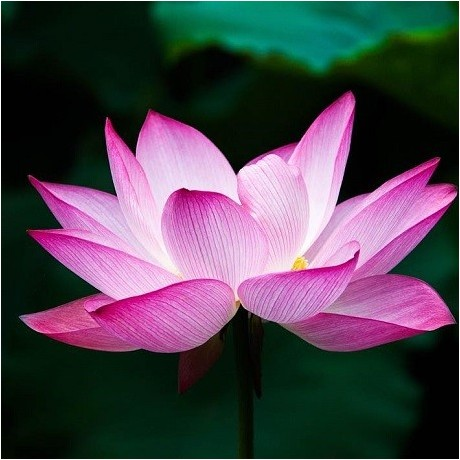
#> input picture Digital Image Processing/EXP 10 To implement Hough Transform/lotus.jpg, 460 x 460 px
$ jupyter execute 'Exp 10.ipynb'
#> lines starting #> are read from the running program, lines starting #| are printed output that depends on the picture
[cell 1]
import cv2
import matplotlib.pyplot as plt
import numpy as np

# Step 1: Read the image in grayscale
img = cv2.imread('lotus.jpg', 0)
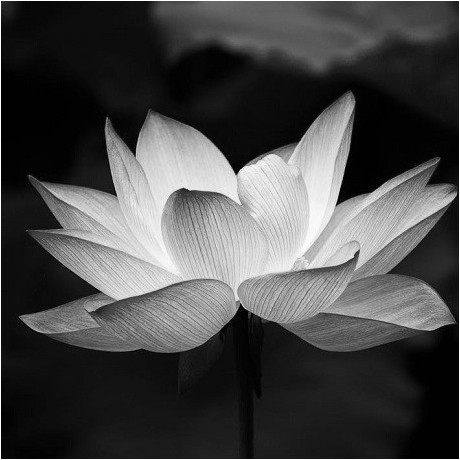
#> img: shape (460, 460); min 0, max 255, mean 72.4
cv2.imshow("Input image", img)
cv2.waitKey(0)

# Step 2: Apply Gaussian Blur to reduce noise
img = cv2.GaussianBlur(img, (3, 3), 0)

# Step 3: Perform Canny edge detection
canny1 = cv2.Canny(img, 50, 150)
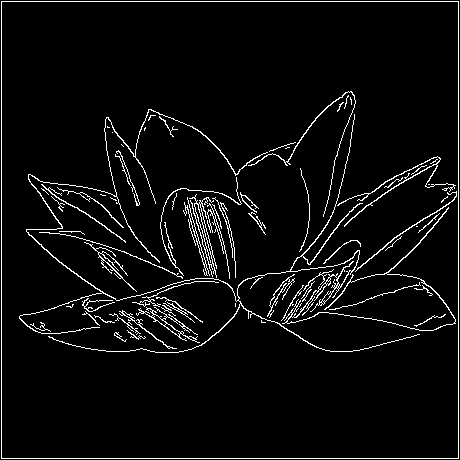
#> canny1: shape (460, 460); 4.8% white in thin lines or dots
cv2.imshow('Canny', canny1)
cv2.waitKey(0)

# Step 4: Detect lines using Probabilistic Hough Transform
lines_list = []
lines = cv2.HoughLinesP(canny1, 1, np.pi / 180, threshold=50,
                        minLineLength=5, maxLineGap=20)
#> lines = 109 rows, first 6: [1, 1, 458, 1], [1, 458, 458, 458], [1, 457, 1, 2], [458, 457, 458, 2], [76, 231, 193, 348], [29, 181, 95, 219]

# Step 5: Draw the detected lines
for points in lines:
    x1, y1, x2, y2 = points[0]
    cv2.line(img, (x1, y1), (x2, y2), (0, 0, 165), 2)
    lines_list.append([(x1, y1), (x2, y2)])
#> this loop made 109 passes
#> (x1, y1, x2, y2) on passes 1 to 12: (1, 1, 458, 1), (1, 458, 458, 458), (1, 457, 1, 2), (458, 457, 458, 2), (76, 231, 193, 348), (29, 181, 95, 219), (82, 314, 192, 314), (40, 311, 163, 291), (388, 242, 454, 199), (237, 294, 268, 273), (156, 259, 174, 264), (273, 294, 335, 309)
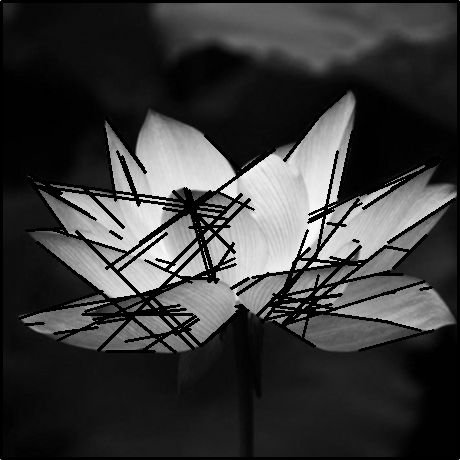
#> img: shape (460, 460); min 0, max 252, mean 58
#> after the loop, lines_list = 109 items

cv2.imshow('Detected Lines', img)
cv2.waitKey(0)
cv2.destroyAllWindows()
